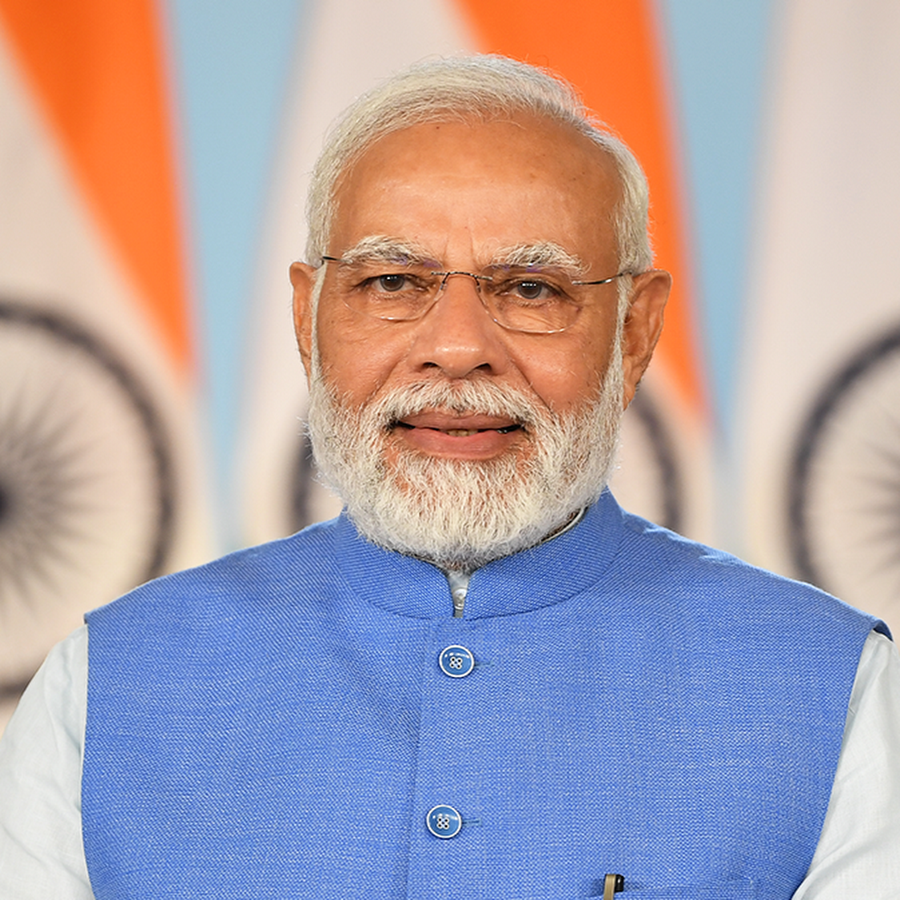
#> input picture image_processing/modi.jpg, 900 x 900 px
$ python EXP13.py   (older library calls are emulated)
#> lines starting #> are read from the running program, lines starting #| are printed output that depends on the picture; after the words box and inside, x2 and y2 are one past the last pixel; in counts of white or black regions, pixels touching at a corner belong together
import cv2
import numpy as np

img = cv2.imread("modi.jpg",0)
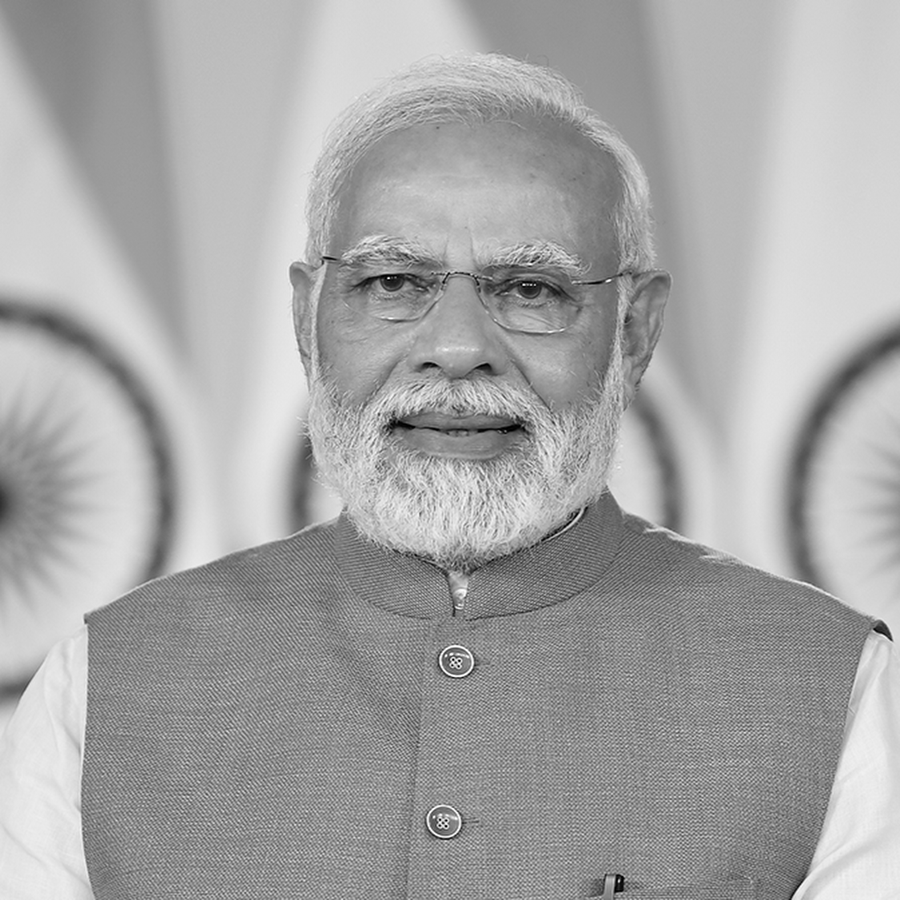
#> img: shape (900, 900); min 0, max 255, mean 166.6

sobel = cv2.Sobel(img,cv2.CV_64F,1,0)
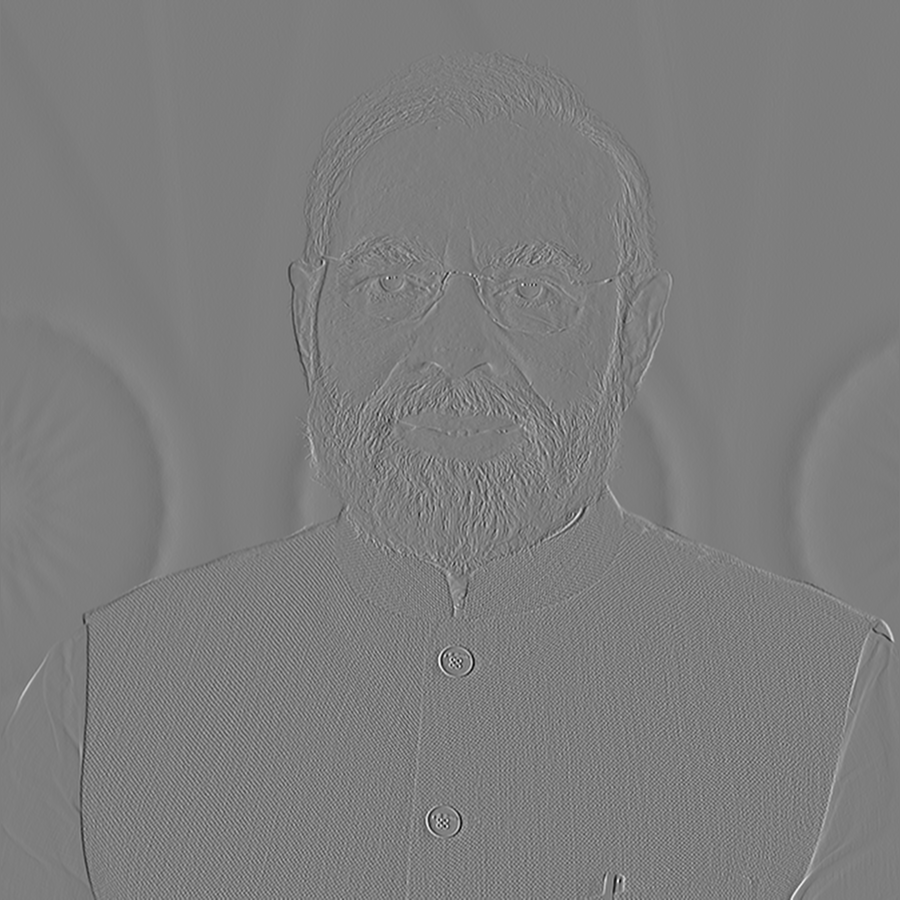
#> sobel: shape (900, 900) float64; min -739, max 761, mean 0.1; drawn with min black and max white

kernel = np.array([[1,0,-1],[1,0,-1],[1,0,-1]])
prewitt = cv2.filter2D(img,-1,kernel)

laplacian = cv2.Laplacian(img,cv2.CV_64F)

canny = cv2.Canny(img,100,200)
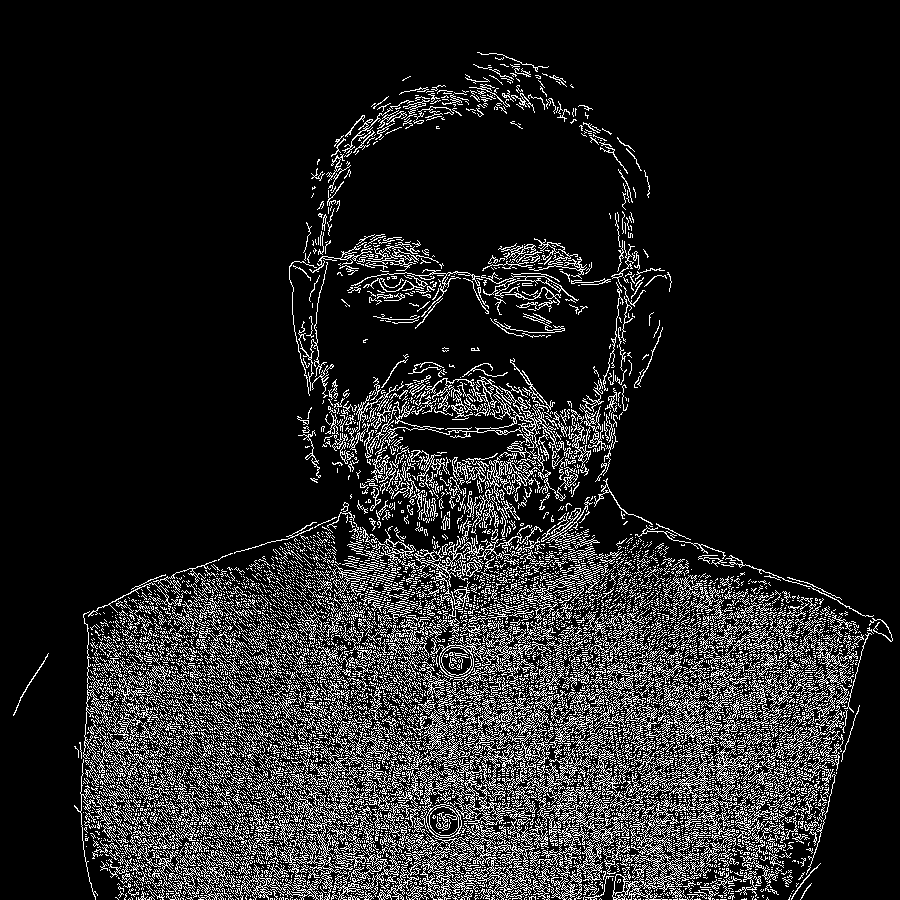
#> canny: shape (900, 900); 13.3% white in thin lines or dots

cv2.imshow("Sobel",sobel)
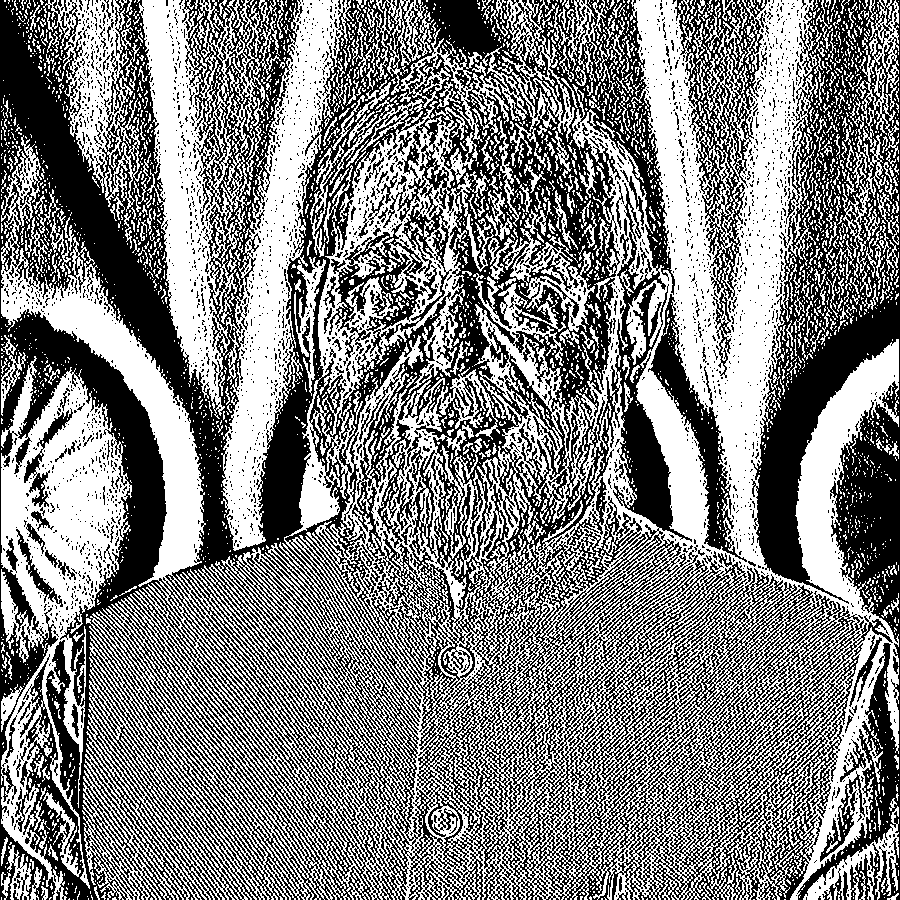
#> window 'Sobel': shape (900, 900); 50.5% white; 3072 black regions (2902 under 20 px), largest, box (x1, y1, x2, y2) and area: (0, 0, 893, 900) 306438, (751, 0, 900, 900) 51515, (675, 0, 767, 300) 8719
cv2.imshow("Prewitt",prewitt)
cv2.imshow("Laplacian",laplacian)
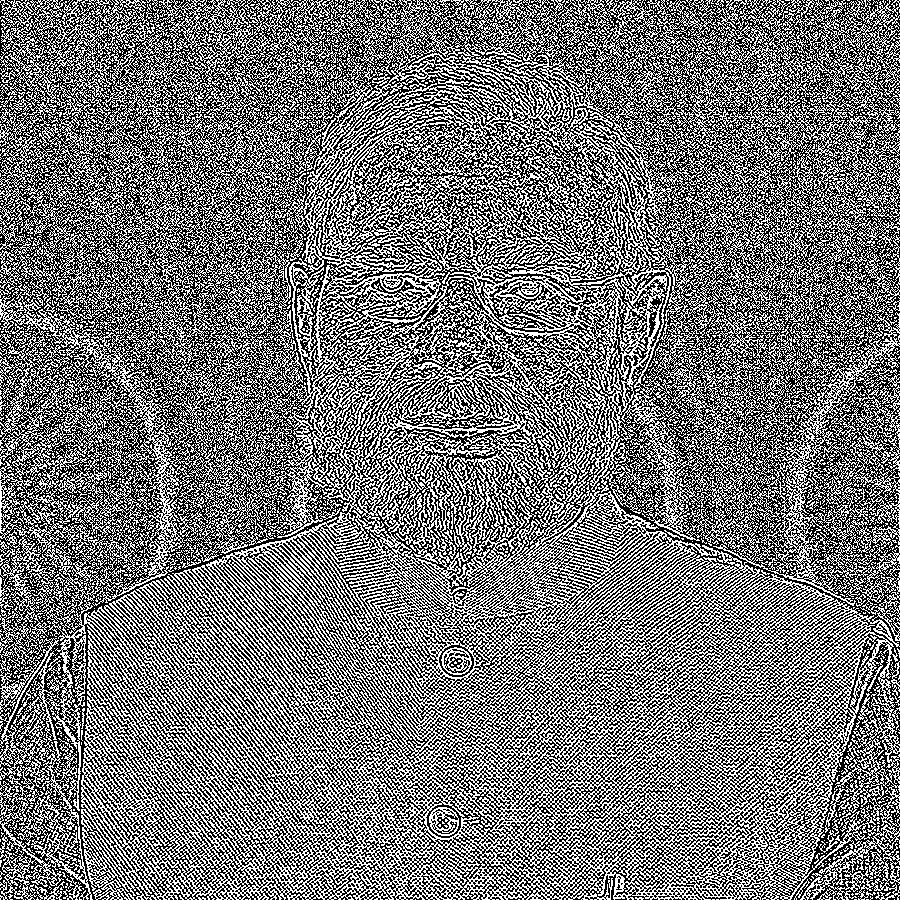
#> window 'Laplacian': shape (900, 900); 45.8% white in thin lines or dots
cv2.imshow("Canny",canny)

cv2.waitKey(0)
cv2.destroyAllWindows()


# import cv2
# import numpy as np
# import sys

# # 1. Load the image in grayscale
# img_path = r"C:\IP\24UADS1014-CHANDRAKANT-IMAGE-PROCESSING-2026-main\image_processing\modi.jpg"
# img = cv2.imread(img_path, cv2.IMREAD_GRAYSCALE)

# if img is None:
#     print(f"Error: Could not load image at {img_path}.")
#     sys.exit()

# # Resize for clean display windows
# img = cv2.resize(img, (400, 400))

# # Apply a slight Gaussian blur to reduce noise before edge detection
# img_blurred = cv2.GaussianBlur(img, (3, 3), 0)

# # ==========================================
# # i. Sobel Edge Detection
# # ==========================================
# # Compute gradients along the X and Y axes
# sobel_x = cv2.Sobel(img_blurred, cv2.CV_64F, 1, 0, ksize=3)
# sobel_y = cv2.Sobel(img_blurred, cv2.CV_64F, 0, 1, ksize=3)

# # Convert back to uint8 (0-255) and combine them
# sobel_x = cv2.convertScaleAbs(sobel_x)
# sobel_y = cv2.convertScaleAbs(sobel_y)
# sobel_combined = cv2.addWeighted(sobel_x, 0.5, sobel_y, 0.5, 0)


# # ==========================================
# # ii. Prewitt Edge Detection (Manual Kernel)
# # ==========================================
# # Define the manual Prewitt kernels
# kernel_prewitt_x = np.array([[-1, 0, 1], [-1, 0, 1], [-1, 0, 1]], dtype=np.float32)
# kernel_prewitt_y = np.array([[-1, -1, -1], [0, 0, 0], [1, 1, 1]], dtype=np.float32)

# # Apply the manual kernels using filter2D
# prewitt_x = cv2.filter2D(img_blurred, -1, kernel_prewitt_x)
# prewitt_y = cv2.filter2D(img_blurred, -1, kernel_prewitt_y)

# # Convert back to uint8 and combine them
# prewitt_x = cv2.convertScaleAbs(prewitt_x)
# prewitt_y = cv2.convertScaleAbs(prewitt_y)
# prewitt_combined = cv2.addWeighted(prewitt_x, 0.5, prewitt_y, 0.5, 0)


# # ==========================================
# # iii. Laplacian Edge Detection
# # ==========================================
# # Laplacian calculates the 2nd derivative to find edges
# laplacian = cv2.Laplacian(img_blurred, cv2.CV_64F)
# laplacian = cv2.convertScaleAbs(laplacian)


# # ==========================================
# # iv. Canny Edge Detection
# # ==========================================
# # Canny is a multi-stage algorithm (uses hysteresis thresholding)
# # 100 and 200 are the lower and upper thresholds
# canny = cv2.Canny(img_blurred, 100, 200)


# # ==========================================
# # Displaying the Results
# # ==========================================
# cv2.imshow("1. Original Grayscale", img)
# cv2.imshow("2. Sobel Edges", sobel_combined)
# cv2.imshow("3. Prewitt Edges", prewitt_combined)
# cv2.imshow("4. Laplacian Edges", laplacian)
# cv2.imshow("5. Canny Edges", canny)

# # Wait for key press to close windows
# cv2.waitKey(0)
# cv2.destroyAllWindows()

$ run again, with image_processing/EXP8.jpg copied over image_processing/modi.jpg
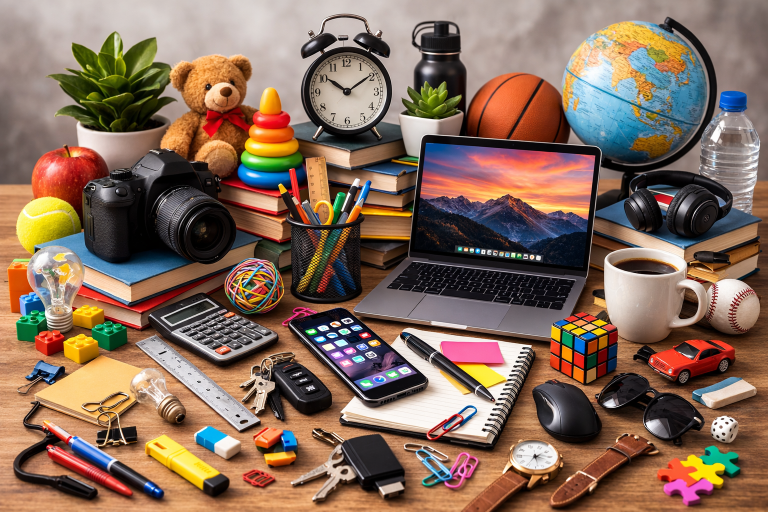
#> input picture image_processing/EXP8.jpg, 1536 x 1024 px (shown at 1/2 size)
#> `canny = cv2.Canny(img,100,200)`:
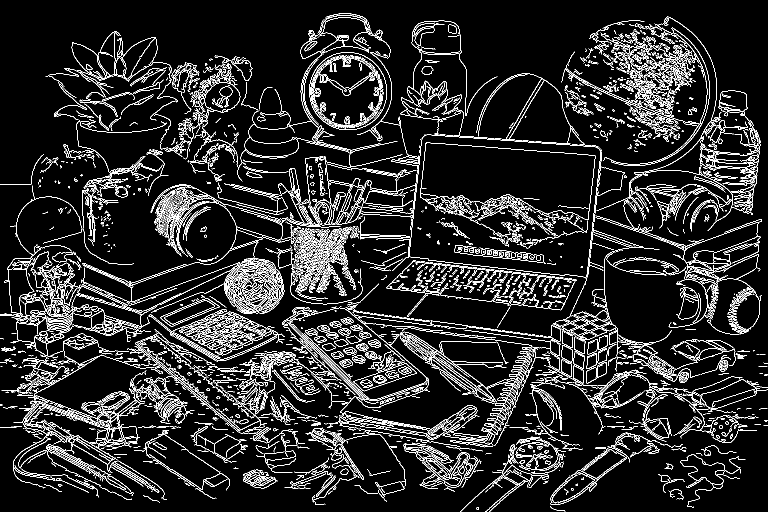
#> canny: shape (1024, 1536) (shown at 1/2 size); 10.1% white in thin lines or dots
#> `cv2.imshow("Laplacian",laplacian)`:
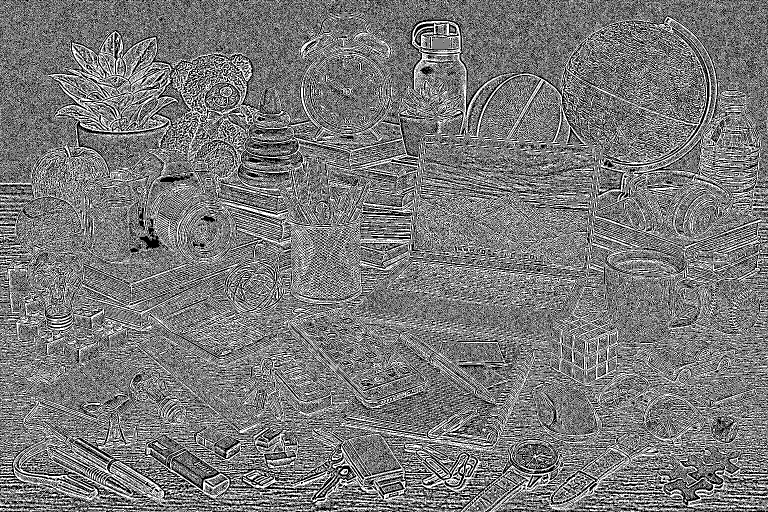
#> window 'Laplacian': shape (1024, 1536) (shown at 1/2 size); 47.5% white in thin lines or dots
